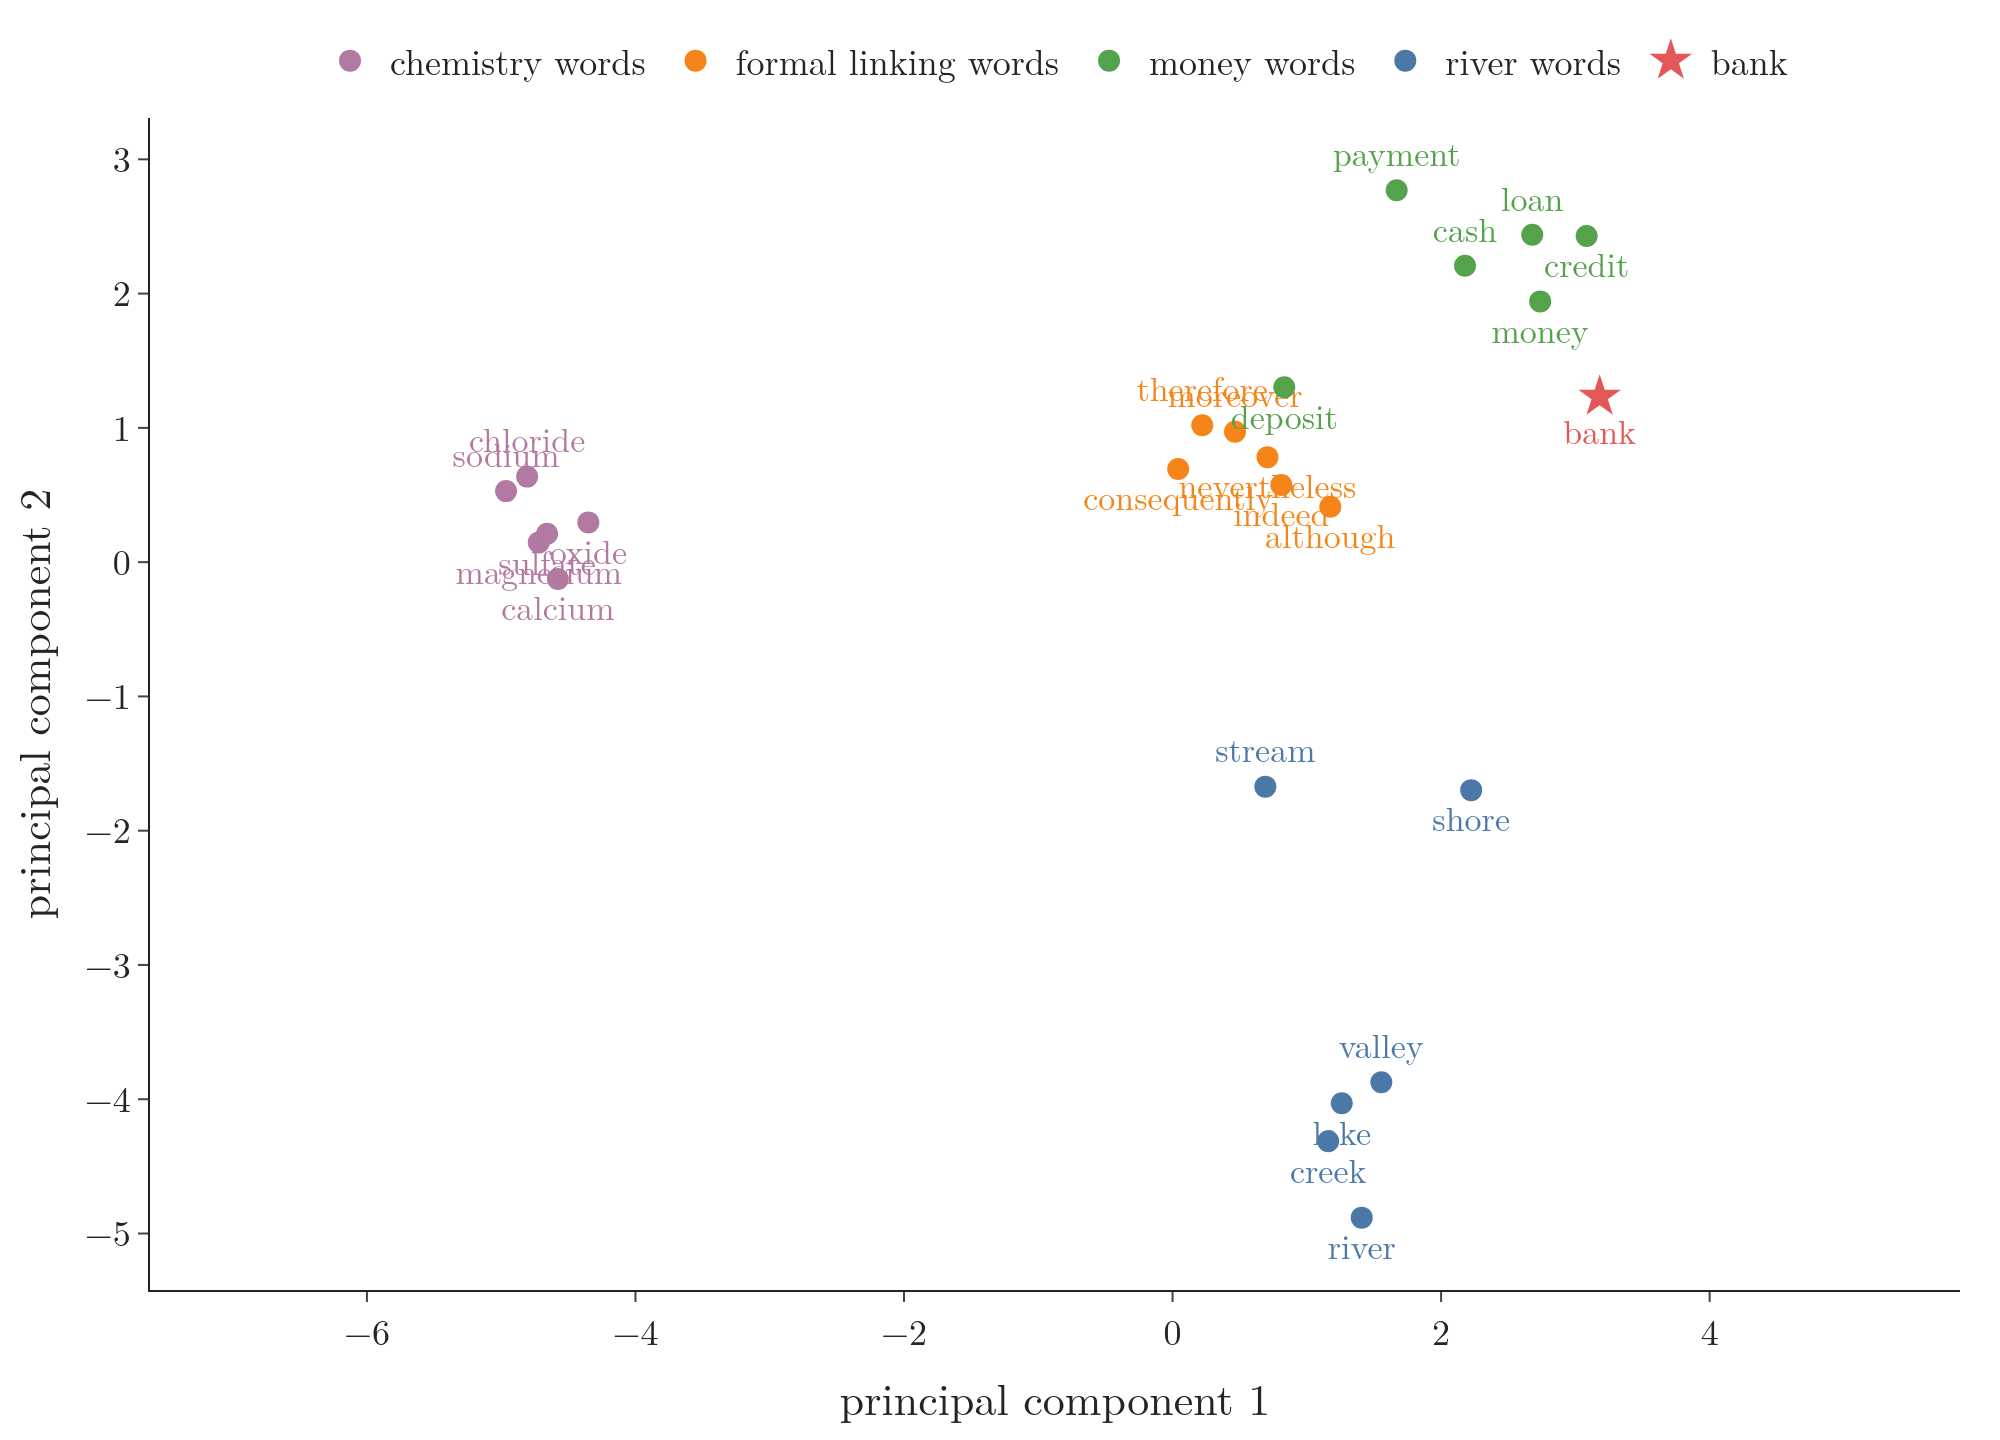

Here is the Python script that generated this plot:
"""Section 3: real word vectors as points. 25 words in four groups, their 100-number GloVe vectors projected onto
their first 2 principal components (the Notebook's last section). Data: data/word_pca.csv. Plotly (a scatter chart)."""
from pathlib import Path
import pandas as pd
import plotly.graph_objects as go
from common import BLUE, ORANGE, GREEN, PURPLE, RED, FONT

here = Path(__file__).parent
d = pd.read_csv(here.parent / "data" / "word_pca.csv")
COL = {"chemistry": PURPLE, "formal": ORANGE, "money": GREEN, "river": BLUE, "bank": RED}
NAME = {"chemistry": "chemistry words", "formal": "formal linking words", "money": "money words",
        "river": "river words", "bank": "bank"}
UP = {"therefore", "moreover", "payment", "loan", "chloride", "sodium", "stream", "valley", "cash"}   # label above
fig = go.Figure()
for g, part in d.groupby("group", sort=False):
    fig.add_scatter(x=part.pc1, y=part.pc2, mode="markers+text", text=part.word, name=NAME[g],
                    textposition=["top center" if w in UP else "bottom center" for w in part.word],
                    marker=dict(size=16 if g == "bank" else 11, color=COL[g], symbol="star" if g == "bank" else "circle"),
                    textfont=dict(size=17, color=COL[g]))
fig.update_layout(template="simple_white", width=1000, height=720, font=dict(FONT, size=18),
                  xaxis=dict(title="principal component 1", zeroline=False),
                  yaxis=dict(title="principal component 2", zeroline=False, scaleanchor="x"),
                  legend=dict(orientation="h", y=1.08, x=0.5, xanchor="center"), margin=dict(l=70, r=20, t=50, b=60))
fig.write_image(here / "real_words_pca.png", scale=2)
fig.write_image(here / "real_words_pca.pdf")
